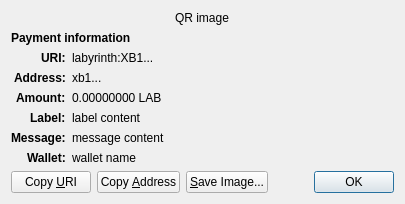
<?xml version="1.0" encoding="UTF-8"?>
<ui version="4.0">
 <class>ReceiveRequestDialog</class>
 <widget class="QDialog" name="ReceiveRequestDialog">
  <property name="geometry">
   <rect>
    <x>0</x>
    <y>0</y>
    <width>413</width>
    <height>229</height>
   </rect>
  </property>
  <property name="windowTitle">
   <string>Request payment to ...</string>
  </property>
  <layout class="QGridLayout" name="gridLayout" columnstretch="0,1">
   <property name="sizeConstraint">
    <enum>QLayout::SetFixedSize</enum>
   </property>
   <item row="0" column="0" colspan="2" alignment="Qt::AlignHCenter">
    <widget class="QRImageWidget" name="qr_code">
     <property name="text">
      <string notr="true">QR image</string>
     </property>
     <property name="textInteractionFlags">
      <set>Qt::NoTextInteraction</set>
     </property>
    </widget>
   </item>
   <item row="1" column="0" colspan="2">
    <widget class="QLabel" name="payment_header">
     <property name="font">
      <font>
       <weight>75</weight>
       <bold>true</bold>
      </font>
     </property>
     <property name="text">
      <string>Payment information</string>
     </property>
     <property name="textInteractionFlags">
      <set>Qt::NoTextInteraction</set>
     </property>
    </widget>
   </item>
   <item row="2" column="0" alignment="Qt::AlignRight|Qt::AlignTop">
    <widget class="QLabel" name="uri_tag">
     <property name="font">
      <font>
       <weight>75</weight>
       <bold>true</bold>
      </font>
     </property>
     <property name="text">
      <string notr="true">URI:</string>
     </property>
     <property name="textFormat">
      <enum>Qt::PlainText</enum>
     </property>
     <property name="textInteractionFlags">
      <set>Qt::NoTextInteraction</set>
     </property>
    </widget>
   </item>
   <item row="2" column="1" alignment="Qt::AlignTop">
    <widget class="QLabel" name="uri_content">
     <property name="text">
      <string notr="true">labyrinth:XB1...</string>
     </property>
     <property name="textFormat">
      <enum>Qt::RichText</enum>
     </property>
     <property name="wordWrap">
      <bool>true</bool>
     </property>
     <property name="textInteractionFlags">
      <set>Qt::TextSelectableByMouse</set>
     </property>
    </widget>
   </item>
   <item row="3" column="0" alignment="Qt::AlignRight|Qt::AlignTop">
    <widget class="QLabel" name="address_tag">
     <property name="font">
      <font>
       <weight>75</weight>
       <bold>true</bold>
      </font>
     </property>
     <property name="text">
      <string>Address:</string>
     </property>
     <property name="textInteractionFlags">
      <set>Qt::NoTextInteraction</set>
     </property>
    </widget>
   </item>
   <item row="3" column="1" alignment="Qt::AlignTop">
    <widget class="QLabel" name="address_content">
     <property name="text">
      <string notr="true">xb1...</string>
     </property>
     <property name="textFormat">
      <enum>Qt::PlainText</enum>
     </property>
     <property name="textInteractionFlags">
      <set>Qt::TextSelectableByMouse</set>
     </property>
    </widget>
   </item>
   <item row="4" column="0" alignment="Qt::AlignRight|Qt::AlignTop">
    <widget class="QLabel" name="amount_tag">
     <property name="font">
      <font>
       <weight>75</weight>
       <bold>true</bold>
      </font>
     </property>
     <property name="text">
      <string>Amount:</string>
     </property>
     <property name="textInteractionFlags">
      <set>Qt::NoTextInteraction</set>
     </property>
    </widget>
   </item>
   <item row="4" column="1" alignment="Qt::AlignTop">
    <widget class="QLabel" name="amount_content">
     <property name="text">
      <string notr="true">0.00000000 LAB</string>
     </property>
     <property name="textFormat">
      <enum>Qt::PlainText</enum>
     </property>
     <property name="textInteractionFlags">
      <set>Qt::TextSelectableByMouse</set>
     </property>
    </widget>
   </item>
   <item row="5" column="0" alignment="Qt::AlignRight|Qt::AlignTop">
    <widget class="QLabel" name="label_tag">
     <property name="font">
      <font>
       <weight>75</weight>
       <bold>true</bold>
      </font>
     </property>
     <property name="text">
      <string>Label:</string>
     </property>
     <property name="textInteractionFlags">
      <set>Qt::NoTextInteraction</set>
     </property>
    </widget>
   </item>
   <item row="5" column="1" alignment="Qt::AlignTop">
    <widget class="QLabel" name="label_content">
     <property name="text">
      <string notr="true">label content</string>
     </property>
     <property name="textFormat">
      <enum>Qt::PlainText</enum>
     </property>
     <property name="wordWrap">
      <bool>true</bool>
     </property>
     <property name="textInteractionFlags">
      <set>Qt::TextSelectableByMouse</set>
     </property>
    </widget>
   </item>
   <item row="6" column="0" alignment="Qt::AlignRight|Qt::AlignTop">
    <widget class="QLabel" name="message_tag">
     <property name="font">
      <font>
       <weight>75</weight>
       <bold>true</bold>
      </font>
     </property>
     <property name="text">
      <string>Message:</string>
     </property>
     <property name="textInteractionFlags">
      <set>Qt::NoTextInteraction</set>
     </property>
    </widget>
   </item>
   <item row="6" column="1" alignment="Qt::AlignTop">
    <widget class="QLabel" name="message_content">
     <property name="text">
      <string notr="true">message content</string>
     </property>
     <property name="textFormat">
      <enum>Qt::PlainText</enum>
     </property>
     <property name="wordWrap">
      <bool>true</bool>
     </property>
     <property name="textInteractionFlags">
      <set>Qt::TextSelectableByMouse</set>
     </property>
    </widget>
   </item>
   <item row="7" column="0" alignment="Qt::AlignRight|Qt::AlignTop">
    <widget class="QLabel" name="wallet_tag">
     <property name="font">
      <font>
       <weight>75</weight>
       <bold>true</bold>
      </font>
     </property>
     <property name="text">
      <string>Wallet:</string>
     </property>
     <property name="textInteractionFlags">
      <set>Qt::NoTextInteraction</set>
     </property>
    </widget>
   </item>
   <item row="7" column="1" alignment="Qt::AlignTop">
    <widget class="QLabel" name="wallet_content">
     <property name="text">
      <string notr="true">wallet name</string>
     </property>
     <property name="textFormat">
      <enum>Qt::PlainText</enum>
     </property>
     <property name="wordWrap">
      <bool>true</bool>
     </property>
     <property name="textInteractionFlags">
      <set>Qt::TextSelectableByMouse</set>
     </property>
    </widget>
   </item>
   <item row="8" column="0" colspan="2">
    <layout class="QHBoxLayout" name="horizontalLayout">
     <item>
      <widget class="QPushButton" name="btnCopyURI">
       <property name="text">
        <string>Copy &amp;URI</string>
       </property>
       <property name="autoDefault">
        <bool>false</bool>
       </property>
      </widget>
     </item>
     <item>
      <widget class="QPushButton" name="btnCopyAddress">
       <property name="text">
        <string>Copy &amp;Address</string>
       </property>
       <property name="autoDefault">
        <bool>false</bool>
       </property>
      </widget>
     </item>
     <item>
      <widget class="QPushButton" name="btnSaveAs">
       <property name="text">
        <string>&amp;Save Image...</string>
       </property>
       <property name="autoDefault">
        <bool>false</bool>
       </property>
      </widget>
     </item>
     <item>
      <spacer name="horizontalSpacer_2">
       <property name="orientation">
        <enum>Qt::Horizontal</enum>
       </property>
       <property name="sizeHint" stdset="0">
        <size>
         <width>40</width>
         <height>20</height>
        </size>
       </property>
      </spacer>
     </item>
     <item>
      <widget class="QDialogButtonBox" name="buttonBox">
       <property name="focusPolicy">
        <enum>Qt::StrongFocus</enum>
       </property>
       <property name="standardButtons">
        <set>QDialogButtonBox::Ok</set>
       </property>
      </widget>
     </item>
    </layout>
   </item>
  </layout>
 </widget>
 <customwidgets>
  <customwidget>
   <class>QRImageWidget</class>
   <extends>QLabel</extends>
   <header>qt/qrimagewidget.h</header>
  </customwidget>
 </customwidgets>
 <tabstops>
  <tabstop>buttonBox</tabstop>
  <tabstop>btnCopyURI</tabstop>
  <tabstop>btnCopyAddress</tabstop>
  <tabstop>btnSaveAs</tabstop>
 </tabstops>
 <resources/>
 <connections>
  <connection>
   <sender>buttonBox</sender>
   <signal>accepted()</signal>
   <receiver>ReceiveRequestDialog</receiver>
   <slot>accept()</slot>
   <hints>
    <hint type="sourcelabel">
     <x>135</x>
     <y>230</y>
    </hint>
    <hint type="destinationlabel">
     <x>135</x>
     <y>126</y>
    </hint>
   </hints>
  </connection>
 </connections>
</ui>
